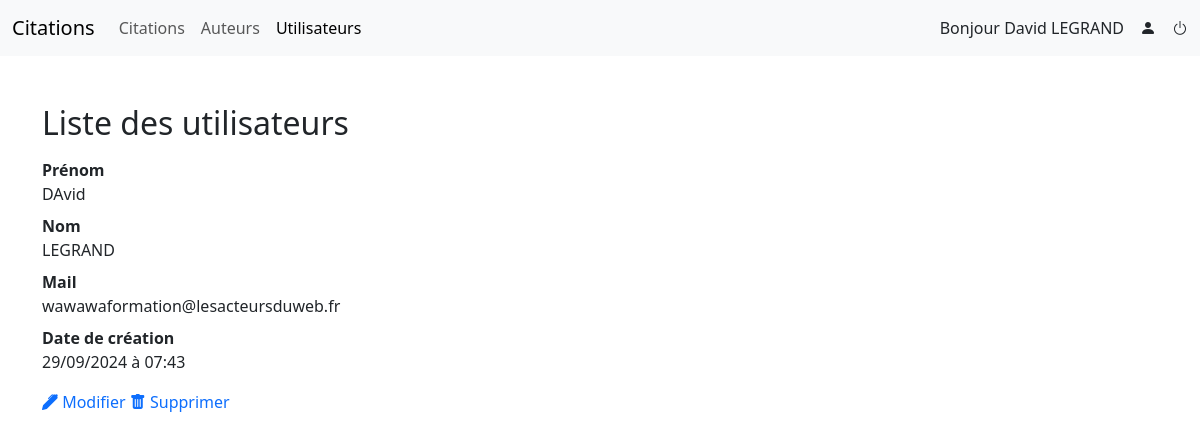
The app's page /index.php?controller=users&action=oneUser&id=1 (signed in) with its own data.
### tables this page shows
CREATE TABLE `users` (
  `id` int(11) NOT NULL,
  `firstname` varchar(64) NOT NULL,
  `lastname` varchar(64) NOT NULL,
  `mail` varchar(320) NOT NULL,
  `password` varchar(256) DEFAULT NULL,
  `token` varchar(256) DEFAULT NULL,
  `created_at` datetime NOT NULL DEFAULT current_timestamp()
);

### controller/users/oneUser.controller.php (called while the page is built, shortened)
<?php
require_once ROOT . '/model/users.model.php';
$user = getUserById($pdo, $_GET['id']);
require_once ROOT . '/view/template/users/one.view.php';

### controller/users/index.php (called while the page is built, shortened)
<?php
require ROOT . '/model/users.model.php';
if (isset($_GET['action'])) {
    switch ($_GET['action']) {
        case 'allUsers';
        case 'oneUser';
        case 'createUser';
        case 'updateUser';
        case 'deleteUser';
            $action = $_GET['action'];
            break;
    }
} else {
    $action = 'allUsers';
}
require_once __DIR__ . '/' . $action . '.controller.php';

### public/index.php (called while the page is built, shortened)
<?php
if(isset($_GET['controller'])){
    switch($_GET['controller']){
        case 'quotes':
        case 'users':
        case 'authors' :
        case 'authentification' :
            $controller = $_GET['controller'];
            break;
    }
}else{
    $controller = 'quotes';
}
require_once ROOT . '/controller/' . $controller . '/index.php';

### model/users.model.php (called while the page is built, shortened)
<?php
function getUserById(PDO $pdo, int $id): array
{
  $sql = 'SELECT *, DATE_FORMAT(created_at, "%d/%m/%Y à %H:%i") as created  FROM users WHERE id= ?';
  $q = $pdo->prepare($sql);
  $q->execute([$id]);
  return $q->fetch();
}

### view/template/users/one.view.php (the view, shortened to what this page needs)
<dl>
  <dt>Prénom</dt>
  <dd><?= ucfirst($user['firstname']) ?></dd>
  <dt>Nom</dt>
  <dd><?= strtoupper($user['lastname']) ?></dd>
  <dt>Mail</dt>
  <dd><?= $user['mail'] ?></dd>
  <dt>Date de création</dt>
  <dd><?= $user['created'] ?></dd>
</dl>
<div class="actions">
  <a href="index.php?controller=users&action=updateUser&id=<?= $_GET['id'] ?>">
    <i class="bi bi-pen-fill"></i> Modifier</a>
  <a href="index.php?controller=users&action=deleteUser&id=<?= $_GET['id'] ?>"
    onclick="return confirm('Es-tu sûr de vouloir supprimer cette citation ?');">
    <i class="bi bi-trash-fill"></i> Supprimer</a>
</div>
<?php
require_once ROOT . '/view/layout.view.php';

### public/css/style.css (style rules this page uses)
.actions a { text-decoration: none; }

### records on screen
users: firstname "DAvid", lastname "LEGRAND", mail "wawawaformation@lesacteursduweb.fr"

### other values on screen
$_SESSION['profile']['firstname'] "David"
$_SESSION['profile']['lastname'] "LEGRAND"
$title "Liste des utilisateurs"
$user['created'] "29/09/2024 à 07:43"
